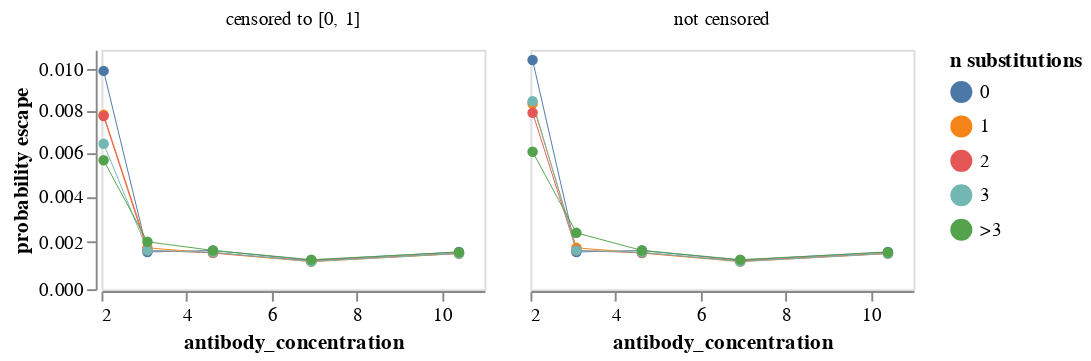

The notebook cell saved with this chart:
### Code cell
plot_avg_escape(prob_escape_libA_filtered)

### Figure 1 — Vega-Lite specification as saved in the notebook (floating-point values rounded to 4 significant figures)
{"config": {"view": {"continuousWidth": 400, "continuousHeight": 300}, "axis": {"grid": false}}, "data": {"name": "data-113a8796e030cf9d7f40573d90c35ca1"}, "mark": {"type": "line", "point": true, "size": 0.5}, "encoding": {"color": {"field": "n_subs", "title": "n substitutions", "type": "nominal"}, "column": {"field": "censored", "title": null, "type": "nominal"}, "tooltip": [{"field": "antibody_concentration", "format": ".3g", "type": "quantitative"}, {"field": "n_subs", "type": "nominal"}, {"field": "censored", "type": "nominal"}, {"field": "probability escape", "format": ".3g", "type": "quantitative"}], "x": {"field": "antibody_concentration", "type": "quantitative"}, "y": {"field": "probability escape", "scale": {"constant": 0.05, "type": "symlog"}, "type": "quantitative"}}, "height": 125, "width": 200, "$schema": "https://vega.github.io/schema/vega-lite/v5.2.0.json", "datasets": {"data-113a8796e030cf9d7f40573d90c35ca1": [{"antibody_concentration": 2.05, "n_subs": "0", "censored": "censored to [0, 1]", "probability escape": 0.009941}, {"antibody_concentration": 2.05, "n_subs": "1", "censored": "censored to [0, 1]", "probability escape": 0.007791}, {"antibody_concentration": 2.05, "n_subs": "2", "censored": "censored to [0, 1]", "probability escape": 0.007734}, {"antibody_concentration": 2.05, "n_subs": "3", "censored": "censored to [0, 1]", "probability escape": 0.006418}, {"antibody_concentration": 2.05, "n_subs": ">3", "censored": "censored to [0, 1]", "probability escape": 0.00565}, {"antibody_concentration": 3.08, "n_subs": "0", "censored": "censored to [0, 1]", "probability escape": 0.00157}, {"antibody_concentration": 3.08, "n_subs": "1", "censored": "censored to [0, 1]", "probability escape": 0.001746}, {"antibody_concentration": 3.08, "n_subs": "2", "censored": "censored to [0, 1]", "probability escape": 0.001639}, {"antibody_concentration": 3.08, "n_subs": "3", "censored": "censored to [0, 1]", "probability escape": 0.001636}, {"antibody_concentration": 3.08, "n_subs": ">3", "censored": "censored to [0, 1]", "probability escape": 0.002006}, {"antibody_concentration": 4.62, "n_subs": "0", "censored": "censored to [0, 1]", "probability escape": 0.001632}, {"antibody_concentration": 4.62, "n_subs": "1", "censored": "censored to [0, 1]", "probability escape": 0.001522}, {"antibody_concentration": 4.62, "n_subs": "2", "censored": "censored to [0, 1]", "probability escape": 0.001534}, {"antibody_concentration": 4.62, "n_subs": "3", "censored": "censored to [0, 1]", "probability escape": 0.001555}, {"antibody_concentration": 4.62, "n_subs": ">3", "censored": "censored to [0, 1]", "probability escape": 0.001634}, {"antibody_concentration": 6.93, "n_subs": "0", "censored": "censored to [0, 1]", "probability escape": 0.001218}, {"antibody_concentration": 6.93, "n_subs": "1", "censored": "censored to [0, 1]", "probability escape": 0.001155}, {"antibody_concentration": 6.93, "n_subs": "2", "censored": "censored to [0, 1]", "probability escape": 0.001189}, {"antibody_concentration": 6.93, "n_subs": "3", "censored": "censored to [0, 1]", "probability escape": 0.001162}, {"antibody_concentration": 6.93, "n_subs": ">3", "censored": "censored to [0, 1]", "probability escape": 0.001241}, {"antibody_concentration": 10.4, "n_subs": "0", "censored": "censored to [0, 1]", "probability escape": 0.001573}, {"antibody_concentration": 10.4, "n_subs": "1", "censored": "censored to [0, 1]", "probability escape": 0.001498}, {"antibody_concentration": 10.4, "n_subs": "2", "censored": "censored to [0, 1]", "probability escape": 0.00151}, {"antibody_concentration": 10.4, "n_subs": "3", "censored": "censored to [0, 1]", "probability escape": 0.001503}, {"antibody_concentration": 10.4, "n_subs": ">3", "censored": "censored to [0, 1]", "probability escape": 0.00156}, {"antibody_concentration": 2.05, "n_subs": "0", "censored": "not censored", "probability escape": 0.01048}, {"antibody_concentration": 2.05, "n_subs": "1", "censored": "not censored", "probability escape": 0.008326}, {"antibody_concentration": 2.05, "n_subs": "2", "censored": "not censored", "probability escape": 0.007895}, {"antibody_concentration": 2.05, "n_subs": "3", "censored": "not censored", "probability escape": 0.008449}, {"antibody_concentration": 2.05, "n_subs": ">3", "censored": "not censored", "probability escape": 0.006044}, {"antibody_concentration": 3.08, "n_subs": "0", "censored": "not censored", "probability escape": 0.00157}, {"antibody_concentration": 3.08, "n_subs": "1", "censored": "not censored", "probability escape": 0.001746}, {"antibody_concentration": 3.08, "n_subs": "2", "censored": "not censored", "probability escape": 0.001639}, {"antibody_concentration": 3.08, "n_subs": "3", "censored": "not censored", "probability escape": 0.001636}, {"antibody_concentration": 3.08, "n_subs": ">3", "censored": "not censored", "probability escape": 0.002395}, {"antibody_concentration": 4.62, "n_subs": "0", "censored": "not censored", "probability escape": 0.001632}, {"antibody_concentration": 4.62, "n_subs": "1", "censored": "not censored", "probability escape": 0.001522}, {"antibody_concentration": 4.62, "n_subs": "2", "censored": "not censored", "probability escape": 0.001534}, {"antibody_concentration": 4.62, "n_subs": "3", "censored": "not censored", "probability escape": 0.001555}, {"antibody_concentration": 4.62, "n_subs": ">3", "censored": "not censored", "probability escape": 0.001634}, {"antibody_concentration": 6.93, "n_subs": "0", "censored": "not censored", "probability escape": 0.001218}, {"antibody_concentration": 6.93, "n_subs": "1", "censored": "not censored", "probability escape": 0.001155}, {"antibody_concentration": 6.93, "n_subs": "2", "censored": "not censored", "probability escape": 0.001189}, {"antibody_concentration": 6.93, "n_subs": "3", "censored": "not censored", "probability escape": 0.001162}, {"antibody_concentration": 6.93, "n_subs": ">3", "censored": "not censored", "probability escape": 0.001241}, {"antibody_concentration": 10.4, "n_subs": "0", "censored": "not censored", "probability escape": 0.001573}, {"antibody_concentration": 10.4, "n_subs": "1", "censored": "not censored", "probability escape": 0.001498}, {"antibody_concentration": 10.4, "n_subs": "2", "censored": "not censored", "probability escape": 0.00151}, {"antibody_concentration": 10.4, "n_subs": "3", "censored": "not censored", "probability escape": 0.001503}, {"antibody_concentration": 10.4, "n_subs": ">3", "censored": "not censored", "probability escape": 0.00156}]}}
